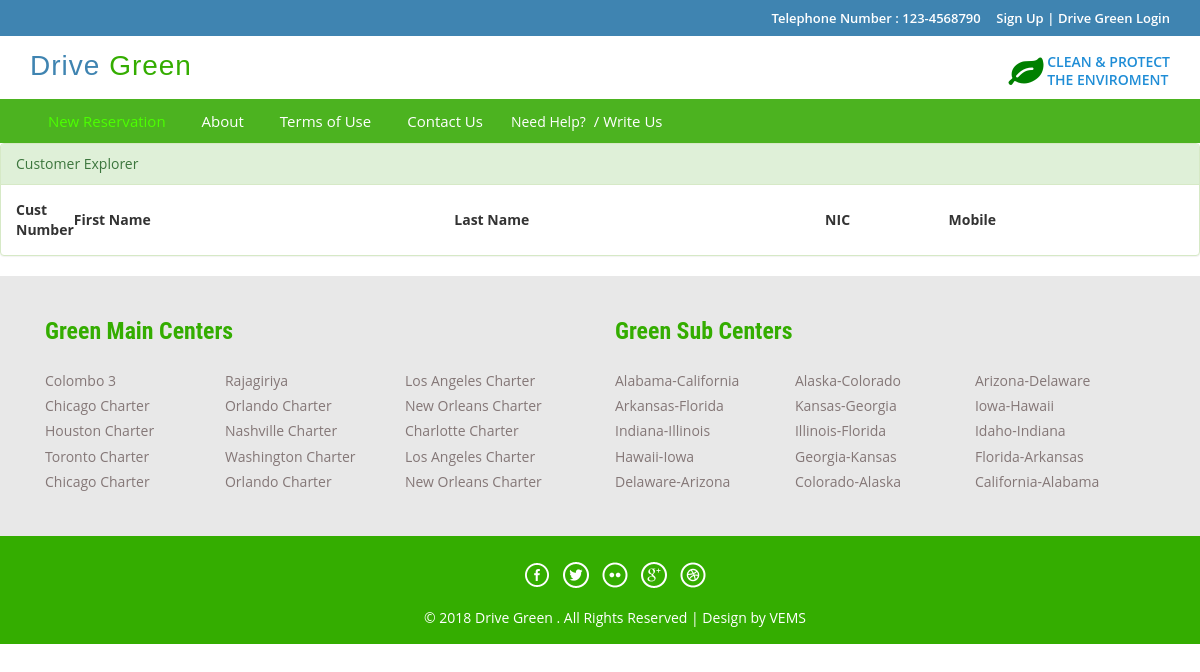
The page /index.php/customer_controller/explorer on the database as committed earlier.
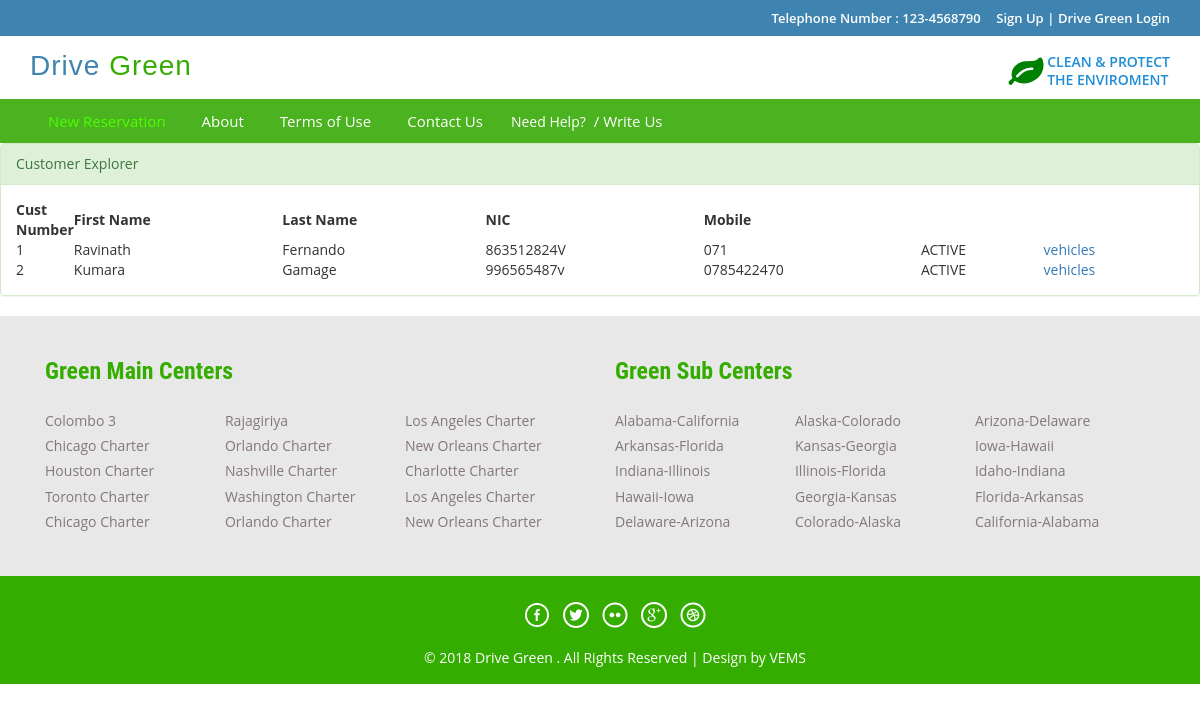
The same page on the database as committed later.
### tables this page shows
CREATE TABLE `dg_customer` (
  `id` int(5) NOT NULL AUTO_INCREMENT,
  `first_name` varchar(50) DEFAULT NULL,
  `last_name` varchar(50) DEFAULT NULL,
  `nic` varchar(12) DEFAULT NULL,
  `pword` text,
  `mobile_number` varchar(10) DEFAULT NULL,
  `address` varchar(50) DEFAULT NULL,
  `email` varchar(50) DEFAULT NULL,
  `status_code` varchar(10) DEFAULT 'ACTIVE',
  `role_code` varchar(10) DEFAULT 'CUSTOMER',
  `created_datetime` timestamp NULL DEFAULT CURRENT_TIMESTAMP,
  `created_user` int(5) DEFAULT '0',
  PRIMARY KEY (`id`)
);

### application/controllers/Customer_Controller.php (called while the page is built, shortened)
<?php
class Customer_Controller extends CI_Controller {
    public function explorer() {
        $this->load->model(array('Customer'));
        $customer = new Customer();
        $data['customerList'] = $customer->get();
        $this->load->view('customer_explorer', $data);
    }
}

### index.php (called while the page is built, shortened)
<?php
require_once BASEPATH.'core/CodeIgniter.php';

### application/core/my_model.php (called while the page is built, shortened)
<?php
class MY_Model extends CI_Model{
    public function get($limit=0,$offset = 0) {
        if($limit){
            $query = $this->db->get($this::DB_TABLE,$limit,$offset);
        }else{
            $query = $this->db->get($this::DB_TABLE);
        }
        $ret_val = array();
        foreach ($query->result() as $row) {
            $model = new $class;
            $model->populate($row);
            $ret_val[$row->{$this::DB_TABLE_PK}] = $model;
        }
        return $ret_val;
    }
}

### application/views/customer_explorer.php (the view, shortened to what this page needs)
<!DOCTYPE HTML>
<html>
    <head>
    </head>
    <body>
        <div class="top-header">
        </div>
        <div class="header">
        </div>
        <div class="footer-btm wow fadeInLeft animated" data-wow-delay=".5s">
            <div class="container">
                <div class="navigation">
                    <nav class="navbar navbar-default">
                        <div class="collapse navbar-collapse nav-wil" id="bs-example-navbar-collapse-1">
                            <nav class="cl-effect-1">
                            </nav>
                        </div>
                    </nav>
                </div>
            </div>
        </div>
        <div class="row">
            <div class="col-md-12">
                <div class="panel panel-success">
                    <div class="panel-heading ">Customer Explorer</div>
                    <div class="panel-body">
                        <table id="example" class="display" cellspacing="0" width="100%">
                            <thead>
                                <tr>
                                    <th style="width: 2%">Cust Number</th>
                                    <th>First Name</th>
                                    <th>Last Name</th>
                                    <th>NIC</th>
                                    <th>Mobile</th>
                                    <th></th>
                                    <th></th>
                                </tr>
                            </thead>
                            <tbody>
                                <?php foreach ($customerList as $value) { ?>
                                    <tr>
                                        <td><?= $value->id ?></td>
                                        <td><?= $value->first_name ?></td>
                                        <td><?= $value->last_name ?></td>
                                        <td><?= $value->nic ?></td>
                                        <td><?= $value->mobile_number ?></td>
                                        <td><?= $value->status_code ?></td>
                                        <td><a href="<?php echo site_url('Vehicle_Controller/getCustomerVehicle') ?>?id=<?= $value->id ?>">vehicles</a></td>
                                    </tr>
                                <?php }
                                ?>
                            </tbody>
                        </table>
                    </div>
                </div>
                <link href="css/jquery.dataTables.min.css" rel="stylesheet" type="text/css"/>
            </div>
        </div>
        <div class="footer-top">
            <div class="container">
            </div>
        </div>
        <div class="copy-right">
            <div class="container">
            </div>
        </div>
    </body>
</html>

Rows that differ between the two databases and show on the page:
added dg_customer: id "1", first_name "Ravinath", last_name "Fernando", nic "863512824V", mobile_number "071", status_code "ACTIVE"
added dg_customer: id "2", first_name "Kumara", last_name "Gamage", nic "996565487v", mobile_number "0785422470", status_code "ACTIVE"
